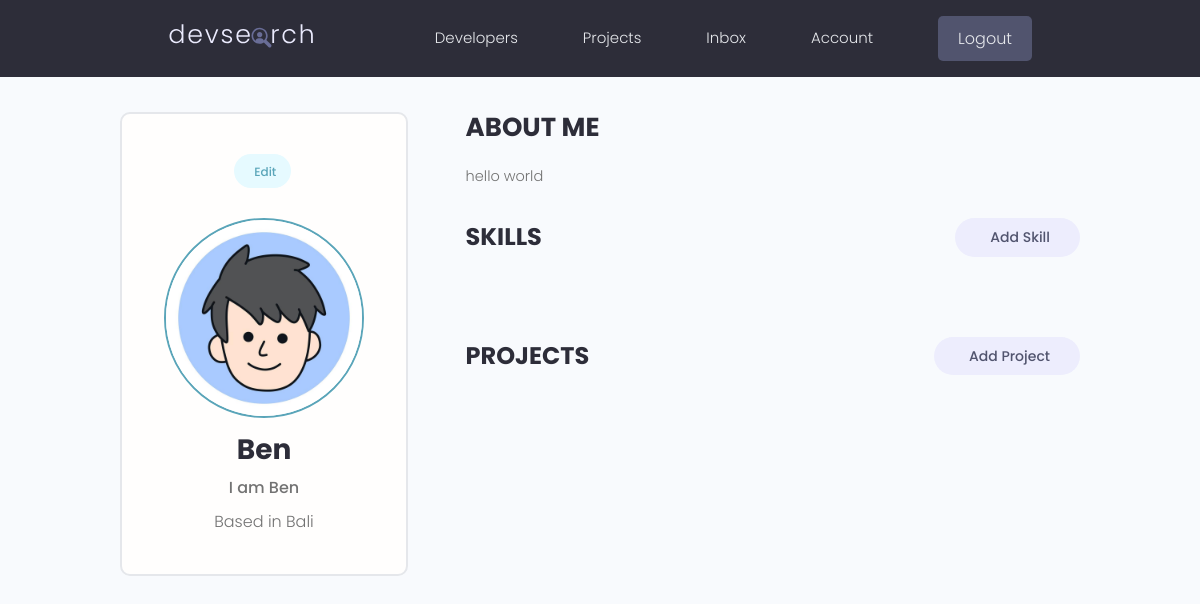
Before: /account/ (signed in) with the older database file.
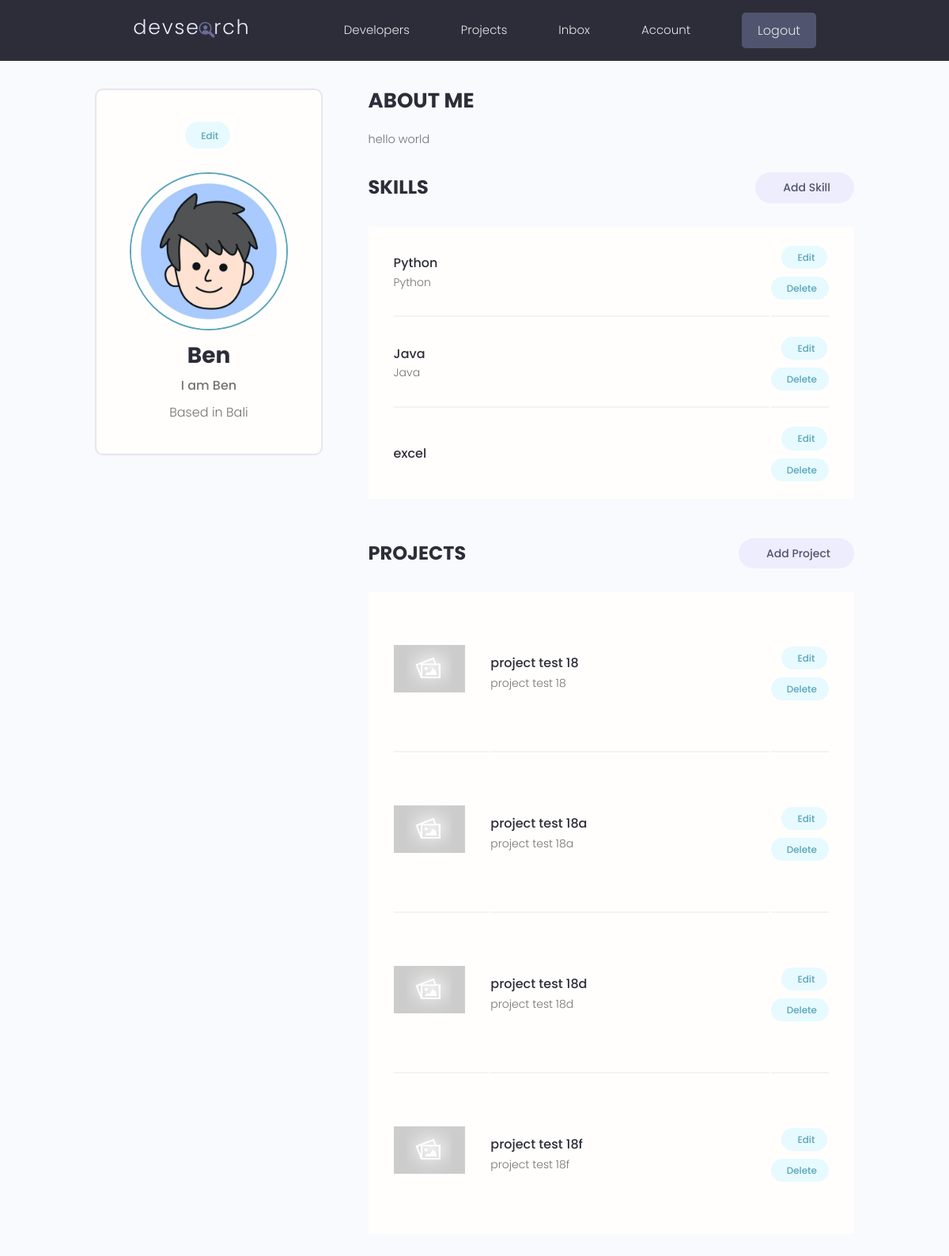
After: the same page with the newer database file.
### users/models.py (models this page shows, shortened)
class Profile(models.Model):
    user = models.OneToOneField(User, on_delete=models.CASCADE, null=True, blank=True)
    name = models.CharField(max_length=200,null=True, blank=True)
    email = models.EmailField(max_length=500, blank=True, null=True)
    username = models.CharField(max_length=200,null=True, blank=True)
    location = models.CharField(max_length=200,null=True, blank=True)
    short_intro = models.CharField(max_length=200,null=True, blank=True)
    bio = models.TextField(null=True, blank=True)
    profile_image = models.ImageField(null=True, blank=True, upload_to='profiles/', default="profiles/user-default.png" )
    social_github = models.CharField(max_length=200,null=True, blank=True)
    social_twitter = models.CharField(max_length=200,null=True, blank=True)
    social_linkedin = models.CharField(max_length=200,null=True, blank=True)
    social_youtube = models.CharField(max_length=200,null=True, blank=True)
    social_website = models.CharField(max_length=200,null=True, blank=True)
    id = models.UUIDField(default=uuid.uuid4, unique=True, primary_key=True, editable=False)
    created = models.DateTimeField(auto_now_add=True)
    class Meta:
        ordering = ['created']
    @property
    def imageURL(self):
        try:
            url = self.profile_image.url
        except:
            url = ""
        return url

class Skill(models.Model):
    owner = models.ForeignKey(Profile, on_delete=models.CASCADE, null=True, blank=True)
    name = models.CharField(max_length=200,null=True, blank=True)
    description = models.TextField(null=True, blank=True)
    created = models.DateTimeField(auto_now_add=True)
    id = models.UUIDField(default=uuid.uuid4, unique=True, primary_key=True, editable=False)

### projects/models.py (models this page shows, shortened)
class Project(models.Model):
    owner = models.ForeignKey(Profile, null=True, blank=True, on_delete=models.CASCADE)
    title = models.CharField(max_length=200)
    description = models.TextField(null=True, blank=True)
    featured_image = models.ImageField(null=True, blank=True, default="default.jpg")
    demo_link = models.CharField(max_length=2000, null=True, blank=True)
    source_link = models.CharField(max_length=2000, null=True, blank=True)
    tags = models.ManyToManyField('Tag',blank=True)
    vote_total = models.IntegerField(default=0, null=True, blank=True)
    vote_ratio = models.IntegerField(default=0, null=True, blank=True)
    created = models.DateTimeField(auto_now_add=True)
    id = models.UUIDField(default=uuid.uuid4, unique=True, primary_key=True, editable=False)
    class Meta:
        ordering = ['-vote_ratio', '-vote_total']
    @property
    def imageURL(self):
        try:
            url = self.featured_image.url
        except:
            url = ""
        return url

### users/views.py (the view)
# urls.py: path('account/', views.userAccount, name="account"),
@login_required(login_url='login')
def userAccount(request):
    profile = request.user.profile
    skills = profile.skill_set.all()
    projects = profile.project_set.all()
    context = {'profile': profile, 'skills':skills, 'projects': projects}
    return render(request, 'users/account.html', context)

### users/templates/users/account.html (shortened to what this page needs)
{% extends "main.html" %}
{% block content %}
<main class="settingsPage profile my-md">
  <div class="container">
    <div class="layout">
      <div class="column column--1of3">
        <div class="card text-center">
          <div class="card__body dev">
            <a class="tag tag--pill tag--main settings__btn" href="{% url 'edit-account' %}"> Edit</a>
            <img class="avatar avatar--xl dev__avatar" src="{{profile.imageURL}}" />
            <h2 class="dev__name">{{ profile.name }}</h2>
            <p class="dev__title">{{ profile.short_intro }}</p>
            <p class="dev__location">Based in {{ profile.location }}</p>
          </div>
        </div>
      </div>
      <div class="column column--2of3">
        <div class="devInfo">
          <h3 class="devInfo__title">About Me</h3>
          <p class="devInfo__about">{{ profile.bio}}</p>
        </div>
        <div class="settings">
          <h3 class="settings__title">Skills</h3>
          <a class="tag tag--pill tag--sub settings__btn tag--lg" href="{% url 'create-skill' %}"> Add Skill</a>
        </div>
        <table class="settings__table">
          {% for skill in skills %}
          <tr>
            <td class="settings__tableInfo">
              <h4>{{skill.name}}</h4>
              <p>
                {{skill.description}}
              </p>
            </td>
            <td class="settings__tableActions">
              <a class="tag tag--pill tag--main settings__btn" href="{% url 'update-skill' skill.id %}"> Edit</a>
              <a class="tag tag--pill tag--main settings__btn" href="{% url 'delete-skill' skill.id %}?next=/account">
                Delete</a>
            </td>
          </tr>
          {% endfor %}
        </table>
        <div class="settings">
          <h3 class="settings__title">Projects</h3>
          <a class="tag tag--pill tag--sub settings__btn tag--lg" href="{% url 'create-project' %}"> Add Project</a>
        </div>
        <table class="settings__table">
          {% for project in projects  %}
          <tr>
            <td class="settings__thumbnail">
              <a href="{% url 'project' project.id %}"><img src="{{ project.imageURL }}" alt="Project Thumbnail" /></a>
            </td>
            <td class="settings__tableInfo">
              <a href="{% url 'project' project.id %}">{{ project.title }}</a>
              <p>{{ project.description|slice:"150"}}</p>
            </td>
            <td class="settings__tableActions">
              <a class="tag tag--pill tag--main settings__btn" href="{% url 'update-project' project.id %}"> Edit</a>
              <a class="tag tag--pill tag--main settings__btn" href="{% url 'delete-project' project.id %}?next=/account">
                Delete</a>
            </td>
          </tr>
          {% endfor %}
        </table>
      </div>
    </div>
  </div>
</main>
{% endblock content %}

### templates/main.html (shortened to what this page needs)
<!DOCTYPE html>
{% load static %}
<html lang="en">
<head>
    <link rel="stylesheet" href="https://cdn.iconmonstr.com/1.3.0/css/iconmonstr-iconic-font.min.css" />
    <link rel="stylesheet" href="{% static 'uikit/styles/uikit.css' %}" />
    <link rel="stylesheet" href="{% static 'styles/app.css' %}" />
</head>
<body>
{% include "navbar.html" %}
{% block content %}
{% endblock content %}
</body>
</html>

### templates/navbar.html (shortened to what this page needs)
{% load static %}
<header class="header">
    <div class="container container--narrow">
      <a href="{% url 'profiles' %}" class="header__logo">
        <img src="{% static 'images/logo.svg' %}" alt="DevSearch Logo" />
      </a>
      <nav class="header__nav">
        <ul class="header__menu">
          <li class="header__menuItem"><a href="{% url 'profiles' %}">Developers</a></li>
          <li class="header__menuItem"><a href="{% url 'projects' %}">Projects</a></li>
          {% if request.user.is_authenticated %}
          <li class="header__menuItem"><a href="{% url 'inbox' %}">Inbox</a></li>
          <li class="header__menuItem"><a href="{% url 'account' %}">Account</a></li>
          <li class="header__menuItem"><a href="{% url 'logout' %}" class="btn btn--sub">Logout</a></li>
          {% else %}
          <li class="header__menuItem"><a href="{% url 'login' %}" class="btn btn--sub">Login/Sign Up</a></li>
          {% endif %}
        </ul>
      </nav>
    </div>
  </header>

### static/styles/app.css (style rules this page uses)
:root { --color-sub: #2d2d39; }
.btn--sub { background-color: var(--color-sub-light); }
.card { border: 2px solid var(--color-light); }
img { width: 100%; }
.header { position: sticky; z-index: 111; background-color: var(--color-sub); padding: 1.5rem 0; }
.header > .container { display: flex; justify-content: space-between; align-items: center; }
.header__logo > img { height: 3.8rem; }
.header__nav > ul { display: inline-flex; align-items: center; list-style: none; gap: 6.5rem; }
.header__menuItem > a { color: var(--color-light); font-weight: 300; }
.profile .card > .dev { padding: 4rem; }
.dev__avatar { display: block; margin: auto; }
.dev__name { color: var(--color-sub); font-size: 2.8rem; font-weight: 700; margin-top: 1rem; margin-bottom: 0.5rem; }
.dev__title { font-size: 1.6rem; font-weight: 500; line-height: 1.3; }
.dev__location { margin-top: 1rem; }
.devInfo { margin-bottom: 3rem; }
.devInfo__title, .devInfo__subtitle { font-size: 2.6rem; color: var(--color-sub); text-transform: uppercase; font-weight: 700; margin-bottom: 1.5rem; }
.devInfo__about, .devSkill__info { font-size: 1.45rem; line-height: 1.7; text-align: justify; }
.settingsPage .dev > .settings__btn { display: inline-block; margin-bottom: 3rem; }
.settings { display: flex; justify-content: space-between; align-items: center; }
.settings__title { font-size: 2.4rem; text-transform: uppercase; font-weight: 700; color: var(--color-sub); }
.settings__table { margin-top: 3rem; margin-bottom: 5rem; padding: 0 3rem; background: var(--color-white); }
.settings__table tr { width: 100%; }
.settings__table tr > td { padding: 2rem 0; }
.settings__table tr:not(:last-child) td { border-bottom: 2px solid var(--color-white-light); }
.settings__thumbnail { width: 23%; min-width: 10rem; }
.settings__thumbnail img { padding-right: 3rem; height: 15rem; object-fit: contain; }
.settings__tableInfo { width: 100%; }
.settings__tableInfo h4, .settings__tableInfo a { padding-right: 1rem; width: auto; font-size: 1.6rem; font-weight: 500; color: var(--color-sub); }
.settings__tableInfo p { font-size: 1.4rem; }
.settings__tableActions { text-align: right; }

### static/uikit/styles/modules/_variables.css (style rules this page uses)
:root { --color-main: #5aa5b9; --color-main-light: #e6faff; --color-sub: #3f4156; --color-sub-light: #51546e; --color-sub-lighter: #ededfd; --color-text: #737373; --color-gray: #8b8b8b; --color-light: #e5e7eb; --color-light-gray: #767676; --color-bg: #f8fafd; --color-white: #fffefd; --color-white-light: #f3f3f3; --color-success: #359e64; --color-success-bg: #def8e8; --color-error: #fc4b0b; --color-error-bg: #fff2ee; --font-base: 'Poppins', arial, helvetica, 'Segoe UI', roboto, ubuntu, sans-serif; --font-monospace: 'Fira Code', 'Courier New', courier, monospace; --font-regular: 300; --font-medium: 500; --font-bold: 700; --generic-shadow: 1px 1px 5px #00000010; --generic-transition: all 0.3s ease-in-out; }

### static/uikit/styles/modules/_base.css (style rules this page uses)
* { margin: 0; padding: 0; box-sizing: border-box; text-rendering: optimizeLegibility; color: inherit; font-size: inherit; }
html { font-size: 50%; }
@media only screen and (min-width: 480px) { html { font-size: 56.25%; } }
@media only screen and (min-width: 1200px) { html { font-size: 62.5%; } }
body { line-height: 1.6; font-weight: 400; font-size: 1.5rem; color: var(--color-text); background-color: var(--color-bg); min-height: 100vh; }

### static/uikit/styles/modules/_typography.css (style rules this page uses)
* { font-family: var(--font-base); }
h2 { font-size: 3.6rem; font-weight: var(--font-bold); }
h3 { font-size: 3.2rem; font-weight: var(--font-medium); }
h4 { font-size: 2.8rem; font-weight: var(--font-medium); }
p, span, strong { font-size: 1.6rem; color: var(--color-text); font-weight: var(--font-regular); }
a { padding-bottom: 2px; text-decoration: none; display: inline-block; color: var(--color-main); font-weight: var(--font-medium); }

### static/uikit/styles/modules/_utilities.css (style rules this page uses)
.container { width: 92%; max-width: 165rem; margin: 0 auto; box-sizing: border-box; }
.container--narrow { width: 92%; max-width: 120rem; }
@media screen and (min-width: 1000px) { .container { width: 90%; } }
@media screen and (min-width: 1000px) { .container--narrow { width: 85%; } }
@media screen and (min-width: 1200px) { .container { width: 80%; } }
@media screen and (min-width: 1200px) { .container--narrow { width: 72%; } }
.text-center { text-align: center; }
.my-md { margin: 3rem auto; }

### static/uikit/styles/modules/_avatar.css (style rules this page uses)
.avatar { border-radius: 50%; border: 2px solid var(--color-main); object-fit: cover; }
.avatar--xl { height: 20rem; width: 20rem; }

Changed rows visible on the page:
added Skill: name "Python", description "Python"
added Skill: name "Java", description "Java"
added Skill: name "excel"
added Project: imageURL (placeholder picture), title "project test 18", description "project test 18"
added Project: imageURL (placeholder picture), title "project test 18a", description "project test 18a"
added Project: imageURL (placeholder picture), title "project test 18d", description "project test 18d"
added Project: imageURL (placeholder picture), title "project test 18f", description "project test 18f"
